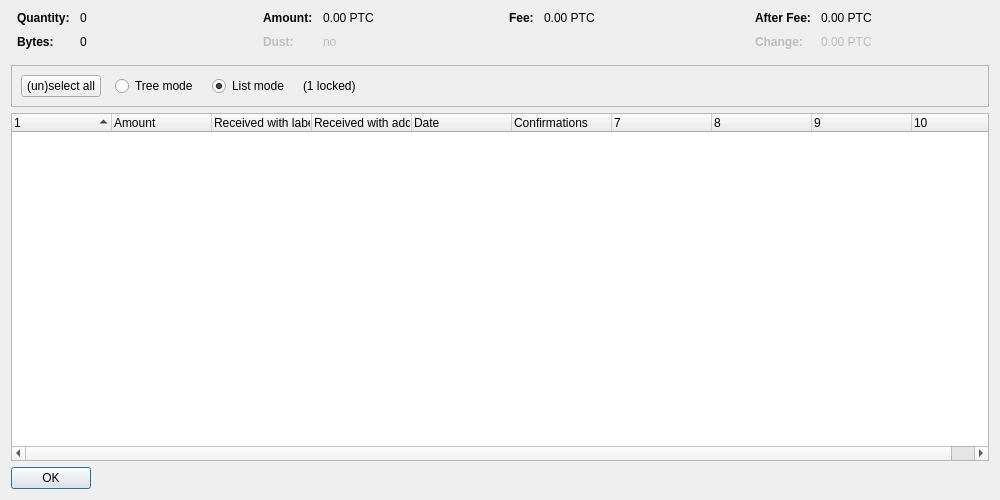
<?xml version="1.0" encoding="UTF-8"?>
<ui version="4.0">
 <class>CoinControlDialog</class>
 <widget class="QDialog" name="CoinControlDialog">
  <property name="geometry">
   <rect>
    <x>0</x>
    <y>0</y>
    <width>1000</width>
    <height>500</height>
   </rect>
  </property>
  <property name="windowTitle">
   <string>Coin Selection</string>
  </property>
  <layout class="QVBoxLayout" name="verticalLayout">
   <item>
    <layout class="QHBoxLayout" name="horizontalLayoutTop" stretch="0,0,0,0">
     <property name="topMargin">
      <number>0</number>
     </property>
     <property name="bottomMargin">
      <number>10</number>
     </property>
     <item>
      <layout class="QFormLayout" name="formLayoutCoinControl1">
       <property name="horizontalSpacing">
        <number>10</number>
       </property>
       <property name="verticalSpacing">
        <number>10</number>
       </property>
       <property name="leftMargin">
        <number>6</number>
       </property>
       <property name="rightMargin">
        <number>6</number>
       </property>
       <item row="0" column="0">
        <widget class="QLabel" name="labelCoinControlQuantityText">
         <property name="font">
          <font>
           <weight>75</weight>
           <bold>true</bold>
          </font>
         </property>
         <property name="text">
          <string>Quantity:</string>
         </property>
        </widget>
       </item>
       <item row="0" column="1">
        <widget class="QLabel" name="labelCoinControlQuantity">
         <property name="cursor">
          <cursorShape>IBeamCursor</cursorShape>
         </property>
         <property name="contextMenuPolicy">
          <enum>Qt::ActionsContextMenu</enum>
         </property>
         <property name="text">
          <string notr="true">0</string>
         </property>
         <property name="textInteractionFlags">
          <set>Qt::LinksAccessibleByMouse|Qt::TextSelectableByKeyboard|Qt::TextSelectableByMouse</set>
         </property>
        </widget>
       </item>
       <item row="1" column="0">
        <widget class="QLabel" name="labelCoinControlBytesText">
         <property name="font">
          <font>
           <weight>75</weight>
           <bold>true</bold>
          </font>
         </property>
         <property name="text">
          <string>Bytes:</string>
         </property>
        </widget>
       </item>
       <item row="1" column="1">
        <widget class="QLabel" name="labelCoinControlBytes">
         <property name="cursor">
          <cursorShape>IBeamCursor</cursorShape>
         </property>
         <property name="contextMenuPolicy">
          <enum>Qt::ActionsContextMenu</enum>
         </property>
         <property name="text">
          <string notr="true">0</string>
         </property>
         <property name="textInteractionFlags">
          <set>Qt::LinksAccessibleByMouse|Qt::TextSelectableByKeyboard|Qt::TextSelectableByMouse</set>
         </property>
        </widget>
       </item>
      </layout>
     </item>
     <item>
      <layout class="QFormLayout" name="formLayoutCoinControl2">
       <property name="horizontalSpacing">
        <number>10</number>
       </property>
       <property name="verticalSpacing">
        <number>10</number>
       </property>
       <property name="leftMargin">
        <number>6</number>
       </property>
       <property name="rightMargin">
        <number>6</number>
       </property>
       <item row="0" column="0">
        <widget class="QLabel" name="labelCoinControlAmountText">
         <property name="font">
          <font>
           <weight>75</weight>
           <bold>true</bold>
          </font>
         </property>
         <property name="text">
          <string>Amount:</string>
         </property>
        </widget>
       </item>
       <item row="0" column="1">
        <widget class="QLabel" name="labelCoinControlAmount">
         <property name="cursor">
          <cursorShape>IBeamCursor</cursorShape>
         </property>
         <property name="contextMenuPolicy">
          <enum>Qt::ActionsContextMenu</enum>
         </property>
         <property name="text">
          <string notr="true">0.00 PTC</string>
         </property>
         <property name="textInteractionFlags">
          <set>Qt::LinksAccessibleByMouse|Qt::TextSelectableByKeyboard|Qt::TextSelectableByMouse</set>
         </property>
        </widget>
       </item>
       <item row="1" column="0">
        <widget class="QLabel" name="labelCoinControlLowOutputText">
         <property name="enabled">
          <bool>false</bool>
         </property>
         <property name="font">
          <font>
           <weight>75</weight>
           <bold>true</bold>
          </font>
         </property>
         <property name="text">
          <string>Dust:</string>
         </property>
        </widget>
       </item>
       <item row="1" column="1">
        <widget class="QLabel" name="labelCoinControlLowOutput">
         <property name="enabled">
          <bool>false</bool>
         </property>
         <property name="cursor">
          <cursorShape>IBeamCursor</cursorShape>
         </property>
         <property name="contextMenuPolicy">
          <enum>Qt::ActionsContextMenu</enum>
         </property>
         <property name="text">
          <string notr="true">no</string>
         </property>
         <property name="textInteractionFlags">
          <set>Qt::LinksAccessibleByMouse|Qt::TextSelectableByKeyboard|Qt::TextSelectableByMouse</set>
         </property>
        </widget>
       </item>
      </layout>
     </item>
     <item>
      <layout class="QFormLayout" name="formLayoutCoinControl3">
       <property name="horizontalSpacing">
        <number>10</number>
       </property>
       <property name="verticalSpacing">
        <number>10</number>
       </property>
       <property name="leftMargin">
        <number>6</number>
       </property>
       <property name="rightMargin">
        <number>6</number>
       </property>
       <item row="0" column="0">
        <widget class="QLabel" name="labelCoinControlFeeText">
         <property name="font">
          <font>
           <weight>75</weight>
           <bold>true</bold>
          </font>
         </property>
         <property name="text">
          <string>Fee:</string>
         </property>
        </widget>
       </item>
       <item row="0" column="1">
        <widget class="QLabel" name="labelCoinControlFee">
         <property name="cursor">
          <cursorShape>IBeamCursor</cursorShape>
         </property>
         <property name="contextMenuPolicy">
          <enum>Qt::ActionsContextMenu</enum>
         </property>
         <property name="text">
          <string notr="true">0.00 PTC</string>
         </property>
         <property name="textInteractionFlags">
          <set>Qt::LinksAccessibleByMouse|Qt::TextSelectableByKeyboard|Qt::TextSelectableByMouse</set>
         </property>
        </widget>
       </item>
      </layout>
     </item>
     <item>
      <layout class="QFormLayout" name="formLayoutCoinControl4">
       <property name="horizontalSpacing">
        <number>10</number>
       </property>
       <property name="verticalSpacing">
        <number>10</number>
       </property>
       <property name="leftMargin">
        <number>6</number>
       </property>
       <property name="rightMargin">
        <number>6</number>
       </property>
       <item row="0" column="0">
        <widget class="QLabel" name="labelCoinControlAfterFeeText">
         <property name="font">
          <font>
           <weight>75</weight>
           <bold>true</bold>
          </font>
         </property>
         <property name="text">
          <string>After Fee:</string>
         </property>
        </widget>
       </item>
       <item row="0" column="1">
        <widget class="QLabel" name="labelCoinControlAfterFee">
         <property name="cursor">
          <cursorShape>IBeamCursor</cursorShape>
         </property>
         <property name="contextMenuPolicy">
          <enum>Qt::ActionsContextMenu</enum>
         </property>
         <property name="text">
          <string notr="true">0.00 PTC</string>
         </property>
         <property name="textInteractionFlags">
          <set>Qt::LinksAccessibleByMouse|Qt::TextSelectableByKeyboard|Qt::TextSelectableByMouse</set>
         </property>
        </widget>
       </item>
       <item row="1" column="0">
        <widget class="QLabel" name="labelCoinControlChangeText">
         <property name="enabled">
          <bool>false</bool>
         </property>
         <property name="font">
          <font>
           <weight>75</weight>
           <bold>true</bold>
          </font>
         </property>
         <property name="text">
          <string>Change:</string>
         </property>
        </widget>
       </item>
       <item row="1" column="1">
        <widget class="QLabel" name="labelCoinControlChange">
         <property name="enabled">
          <bool>false</bool>
         </property>
         <property name="cursor">
          <cursorShape>IBeamCursor</cursorShape>
         </property>
         <property name="contextMenuPolicy">
          <enum>Qt::ActionsContextMenu</enum>
         </property>
         <property name="text">
          <string notr="true">0.00 PTC</string>
         </property>
         <property name="textInteractionFlags">
          <set>Qt::LinksAccessibleByMouse|Qt::TextSelectableByKeyboard|Qt::TextSelectableByMouse</set>
         </property>
        </widget>
       </item>
      </layout>
     </item>
    </layout>
   </item>
   <item>
    <widget class="QFrame" name="frame">
     <property name="minimumSize">
      <size>
       <width>0</width>
       <height>40</height>
      </size>
     </property>
     <property name="frameShape">
      <enum>QFrame::StyledPanel</enum>
     </property>
     <property name="frameShadow">
      <enum>QFrame::Sunken</enum>
     </property>
     <layout class="QHBoxLayout" name="horizontalLayout">
      <item>
       <layout class="QHBoxLayout" name="horizontalLayoutPanel" stretch="0,0,0,0,0">
        <property name="spacing">
         <number>14</number>
        </property>
        <item>
         <widget class="QPushButton" name="pushButtonSelectAll">
          <property name="sizePolicy">
           <sizepolicy hsizetype="Maximum" vsizetype="Fixed">
            <horstretch>0</horstretch>
            <verstretch>0</verstretch>
           </sizepolicy>
          </property>
          <property name="text">
           <string>(un)select all</string>
          </property>
          <property name="autoDefault">
           <bool>false</bool>
          </property>
         </widget>
        </item>
        <item>
         <widget class="QRadioButton" name="radioTreeMode">
          <property name="sizePolicy">
           <sizepolicy hsizetype="Maximum" vsizetype="Fixed">
            <horstretch>0</horstretch>
            <verstretch>0</verstretch>
           </sizepolicy>
          </property>
          <property name="text">
           <string>Tree mode</string>
          </property>
         </widget>
        </item>
        <item>
         <widget class="QRadioButton" name="radioListMode">
          <property name="sizePolicy">
           <sizepolicy hsizetype="Maximum" vsizetype="Fixed">
            <horstretch>0</horstretch>
            <verstretch>0</verstretch>
           </sizepolicy>
          </property>
          <property name="text">
           <string>List mode</string>
          </property>
          <property name="checked">
           <bool>true</bool>
          </property>
         </widget>
        </item>
        <item>
         <widget class="QLabel" name="labelLocked">
          <property name="text">
           <string notr="true">(1 locked)</string>
          </property>
         </widget>
        </item>
        <item>
         <spacer name="horizontalSpacer">
          <property name="orientation">
           <enum>Qt::Horizontal</enum>
          </property>
          <property name="sizeHint" stdset="0">
           <size>
            <width>40</width>
            <height>20</height>
           </size>
          </property>
         </spacer>
        </item>
       </layout>
      </item>
     </layout>
    </widget>
   </item>
   <item>
    <widget class="CoinControlTreeWidget" name="treeWidget">
     <property name="contextMenuPolicy">
      <enum>Qt::CustomContextMenu</enum>
     </property>
     <property name="sortingEnabled">
      <bool>false</bool>
     </property>
     <property name="columnCount">
      <number>10</number>
     </property>
     <attribute name="headerShowSortIndicator" stdset="0">
      <bool>true</bool>
     </attribute>
     <attribute name="headerStretchLastSection">
      <bool>false</bool>
     </attribute>
     <column>
      <property name="text">
       <string/>
      </property>
     </column>
     <column>
      <property name="text">
       <string>Amount</string>
      </property>
     </column>
     <column>
      <property name="text">
       <string>Received with label</string>
      </property>
     </column>
     <column>
      <property name="text">
       <string>Received with address</string>
      </property>
     </column>
     <column>
      <property name="text">
       <string>Date</string>
      </property>
     </column>
     <column>
      <property name="text">
       <string>Confirmations</string>
      </property>
      <property name="toolTip">
       <string>Confirmed</string>
      </property>
     </column>
     <column>
      <property name="text">
       <string/>
      </property>
     </column>
     <column>
      <property name="text">
       <string/>
      </property>
     </column>
     <column>
      <property name="text">
       <string/>
      </property>
     </column>
     <column>
      <property name="text">
       <string/>
      </property>
     </column>
    </widget>
   </item>
   <item>
    <widget class="QDialogButtonBox" name="buttonBox">
     <property name="sizePolicy">
      <sizepolicy hsizetype="Maximum" vsizetype="Fixed">
       <horstretch>0</horstretch>
       <verstretch>0</verstretch>
      </sizepolicy>
     </property>
     <property name="orientation">
      <enum>Qt::Horizontal</enum>
     </property>
     <property name="standardButtons">
      <set>QDialogButtonBox::Ok</set>
     </property>
    </widget>
   </item>
  </layout>
 </widget>
 <customwidgets>
  <customwidget>
   <class>CoinControlTreeWidget</class>
   <extends>QTreeWidget</extends>
   <header>coincontroltreewidget.h</header>
  </customwidget>
 </customwidgets>
 <resources/>
 <connections/>
</ui>
